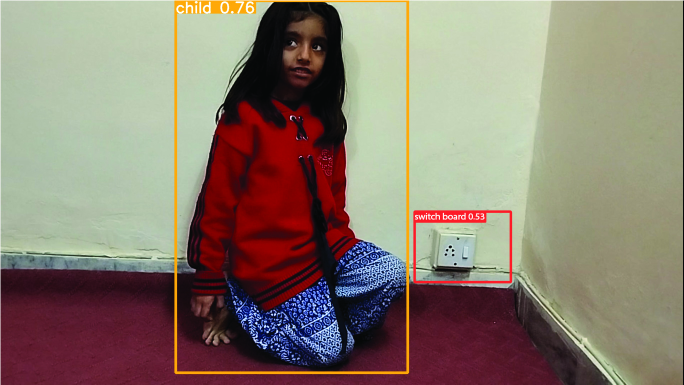
#> input picture e1601b79-cfcc-47a7-bb93-8b477b27b9cf.jpg, 1367 x 769 px, given as the content of the folder C:/Users/Salman Ahmed/Desktop/vid img, which was not available (shown at 1/2 size)
$ jupyter execute --allow-errors 'preprocessing by python scripts.ipynb'   (text cells are left out)
#> lines starting #> are read from the running program, lines starting #| are printed output that depends on the picture; pictures that were not available may be replaced by others from this repository, and a replacement may not be noted
[cell 1]
# This code can rename all images in a folder

import os

def rename_images(folder_path, new_name):
    # Get a list of all files in the folder
    files = os.listdir(folder_path)

    # Filter out non-image files
    image_files = [file for file in files if file.endswith(('.jpg', '.jpeg', '.png', '.gif'))]

    # Iterate through the image files and rename them
    for i, file in enumerate(image_files, start=1):
        # Extract the file extension
        file_extension = os.path.splitext(file)[1]

        # Generate the new file name
        new_file_name = f"{new_name}{i}{file_extension}"

        # Build the old and new file paths
        old_file_path = os.path.join(folder_path, file)
        new_file_path = os.path.join(folder_path, new_file_name)

        # Rename the file
        os.rename(old_file_path, new_file_path)

        print(f"Renamed '{file}' to '{new_file_name}'")

# Get the folder path and new name from the user
folder_path = input("Enter the folder path: ")
#> the answer given: .
new_name = input("Enter the new name for the images: ")
#> the answer given: e1601b79-cfcc-47a7-bb93-8b477b27b9cf.jpg

# Call the rename_images function
rename_images(folder_path, new_name)

[cell 2]
#by this code we can convert hundreds of images to jpg extention

from PIL import Image
import os

# Folder containing the images to be converted
input_folder = r"C:\Users\Salman Ahmed\Desktop\vid img"

# Output folder to save the converted JPG images
output_folder = r"C:\Users\Salman Ahmed\Desktop\vid img1"

# Ensure the output folder exists, create it if not
if not os.path.exists(output_folder):
    os.makedirs(output_folder)

# Supported image extensions
supported_extensions = [".webp", ".avif", ".jpg", ".jpeg", ".png"]

# Loop through files in the input folder
for filename in os.listdir(input_folder):
    file_extension = os.path.splitext(filename)[1].lower()

    # Check if the file has a supported image extension
    if file_extension in supported_extensions:
        try:
            # Open the image and convert it to RGB mode (if not already)
            image = Image.open(os.path.join(input_folder, filename))
#> image is the input picture: PIL image 1367x769 CMYK; mean R, G, B 138.5, 126, 111.8
            if image.mode != 'RGB':
                image = image.convert('RGB')

            # Save the image as a JPG file in the output folder
            jpg_filename = os.path.splitext(filename)[0] + ".jpg"
            image.save(os.path.join(output_folder, jpg_filename), "JPEG")
            print(f"Converted {filename} to {jpg_filename}")
        except Exception as e:
            print(f"Error converting {filename}: {str(e)}")

print("Conversion complete.")

[cell 3]
# This code can resize multiple image to the given height and width

from PIL import Image
import os

# Set the target size
target_width = 640
target_height = 640

# Input and output directories
input_folder = r"C:\Users\Salman Ahmed\Desktop\datasets\baby items\dataset\images"  # Change this to your input folder
output_folder = r"C:\Users\Salman Ahmed\Desktop\datasets\baby items\dataset"  # Change this to your output folder


# Create the output folder if it doesn't exist
if not os.path.exists(output_folder):
    os.makedirs(output_folder)

# Loop through all files in the input folder
for filename in os.listdir(input_folder):
    # Check if the file is an image (you can add more file extensions if needed)
    if filename.endswith((".jpg", ".jpeg", ".png", ".bmp")):
        # Open the image using Pillow
        with Image.open(os.path.join(input_folder, filename)) as img:
            # Resize the image to the target size
            img = img.resize((target_width, target_height))
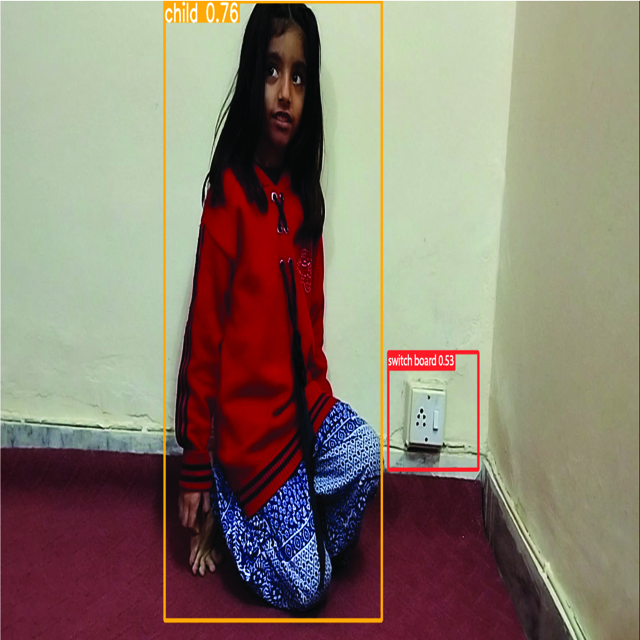
#> img: PIL image 640x640 CMYK; mean R, G, B 138.4, 125.9, 111.6
            # Save the resized image to the output folder
            img.save(os.path.join(output_folder, filename))

print("Image resizing completed.")

[cell 4]
# Gaussian Blur filter

import cv2
import os

# Define the folder containing your images
folder_path = r"C:\Users\Salman Ahmed\Desktop\sfsd"

# Define the output folder where blurred images will be saved
output_folder = r"C:\Users\Salman Ahmed\Desktop\sfsd"

# Ensure the output folder exists
os.makedirs(output_folder, exist_ok=True)

# Define the Gaussian blur kernel size
kernel_size = (5, 5)  # Adjust this size according to your needs

# Iterate over each file in the folder
for filename in os.listdir(folder_path):
    if filename.endswith(('.jpg', '.jpeg', '.png', '.bmp', '.gif')):
        # Load the image
        image_path = os.path.join(folder_path, filename)
        image = cv2.imread(image_path)

        # Apply Gaussian Blur
        blurred_image = cv2.GaussianBlur(image, kernel_size, 0)

        # Define the output path for the blurred image
        output_path = os.path.join(output_folder, filename)

        # Save the blurred image
        cv2.imwrite(output_path, blurred_image)

        print(f'Applied Gaussian Blur to {filename} and saved as {output_path}')

print('All images processed.')

[cell 5]
# brightness adjust

from PIL import Image, ImageEnhance

# Open the image
image = Image.open(r"C:\Users\Salman Ahmed\Desktop\sfsd\sockets_128.jpg")

# Define the gamma value (adjust as needed)
gamma = 1.5

# Apply gamma correction
enhancer = ImageEnhance.Brightness(image)
gamma_corrected = enhancer.enhance(gamma)
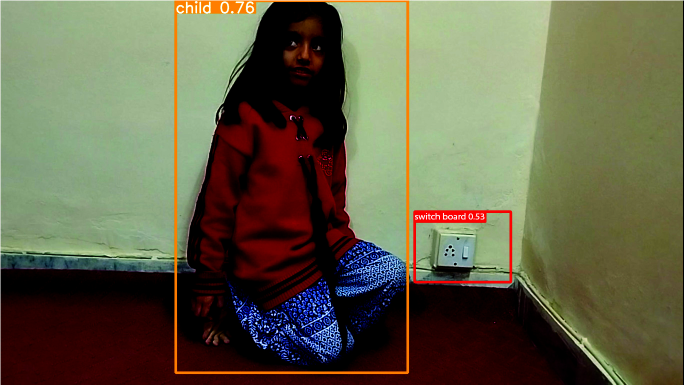
#> gamma_corrected: PIL image 1367x769 CMYK (shown at 1/2 size); mean R, G, B 100.1, 98.5, 73.2

# Save the gamma-corrected image
gamma_corrected.save('gamma_corrected_image.jpg')

[cell 6]
# Median Filter

import cv2
import os

# Define the folder containing your images
folder_path = r"C:\Users\Salman Ahmed\Desktop\main dataset\images\val first"

# Define the output folder where filtered images will be saved
output_folder = r"C:\Users\Salman Ahmed\Desktop\main dataset\images\train  first"

# Ensure the output folder exists
os.makedirs(output_folder, exist_ok=True)

# Define the kernel size for the median filter
kernel_size = 5  # Adjust this size according to your needs

# Iterate over each file in the folder
for filename in os.listdir(folder_path):
    if filename.endswith(('.jpg', '.jpeg', '.png', '.bmp', '.gif')):
        # Load the image
        image_path = os.path.join(folder_path, filename)
        image = cv2.imread(image_path)
#> image: shape (769, 1367, 3)

        # Apply Median Filter
        filtered_image = cv2.medianBlur(image, kernel_size)

        # Define the output path for the filtered image
        output_path = os.path.join(output_folder, filename)

        # Save the filtered image
        cv2.imwrite(output_path, filtered_image)

        print(f'Applied Median Filter to {filename} and saved as {output_path}')

print('All images processed.')

[cell 7]
# Contrast Enhancement Filters:
import cv2
import os
import numpy as np

# Define the input folder containing your images
input_folder = r"C:\Users\Salman Ahmed\Desktop\main dataset\images\train  first"

# Define the output folder where enhanced images will be saved
output_folder = r"C:\Users\Salman Ahmed\Desktop\main dataset\images\val first"

# Ensure the output folder exists
os.makedirs(output_folder, exist_ok=True)

# Loop through all files in the input folder
for filename in os.listdir(input_folder):
    if filename.endswith(('.jpg', '.jpeg', '.png', '.bmp', '.gif')):
        # Load the image
        image_path = os.path.join(input_folder, filename)
        image = cv2.imread(image_path)

        # Convert the image to grayscale (if it's not already)
        gray = cv2.cvtColor(image, cv2.COLOR_BGR2GRAY)

        # Apply contrast stretching
        min_intensity = 0
        max_intensity = 255
        min_original = np.min(gray)
        max_original = np.max(gray)

        # Calculate the scaling factors for contrast stretching
        alpha = (max_intensity - min_intensity) / (max_original - min_original)
        beta = min_intensity - alpha * min_original

        # Apply contrast stretching
        contrast_stretched = cv2.convertScaleAbs(gray, alpha=alpha, beta=beta)

        # Convert the contrast-stretched image back to BGR format (if needed)
        contrast_stretched_bgr = cv2.cvtColor(contrast_stretched, cv2.COLOR_GRAY2BGR)

        # Define the output path for the enhanced image
        output_path = os.path.join(output_folder, filename)

        # Save the enhanced image
        cv2.imwrite(output_path, contrast_stretched_bgr)

        print(f'Applied Contrast Enhancement to {filename} and saved as {output_path}')

print('All images processed.')

#> (a cell that did not finish here is left out)

#> (a cell that did not finish here is left out)

[cell 10]
# when we are working with multiples images annotation we faced problem of misbalance images
# so this code help to detect which image is not annotated and delete that image.

import os

# Path to the folder containing images
image_folder = r"C:\Users\Salman Ahmed\Desktop\main dataset\images\train"

# Path to the folder containing annotations
annotation_folder = r"C:\Users\Salman Ahmed\Desktop\main dataset\labels\train"

# Get a list of all image files in the image folder
image_files = [f for f in os.listdir(image_folder) if f.endswith('.jpg')]

# Get a list of all annotation files in the annotation folder
annotation_files = [f for f in os.listdir(annotation_folder) if f.endswith('.txt')]

# Extract the base names of image files (without extensions)
image_base_names = [os.path.splitext(os.path.basename(f))[0] for f in image_files]

# Extract the base names of annotation files (without extensions)
annotation_base_names = [os.path.splitext(os.path.basename(f))[0] for f in annotation_files]

# Find image files without corresponding annotation files
missing_annotations = [img for img in image_base_names if img not in annotation_base_names]
#> missing_annotations = ['e1601b79-cfcc-47a7-bb93-8b477b27b9cf']

# Print the list of image files without annotations
for img_name in missing_annotations:
    print(f"Image {img_name}.jpg does not have a corresponding annotation.")
#> this loop made 1 pass
#| Image e1601b79-cfcc-47a7-bb93-8b477b27b9cf.jpg does not have a corresponding annotation.

# Delete image files without corresponding annotations
for img_name in missing_annotations:
    img_path = os.path.join(image_folder, img_name + '.jpg')
    if os.path.exists(img_path):
        os.remove(img_path)
        print(f"Deleted image {img_name}.jpg.")

# Optionally, you can also save the list to a text file
# with open('missing_annotations.txt', 'w') as file:
#     for img_name in missing_annotations:
#         file.write(f"Image {img_name}.jpg does not have a corresponding annotation.\n")

$ run again, on 54b02097-c6f0-445e-8a8f-bc57a1a12219.png
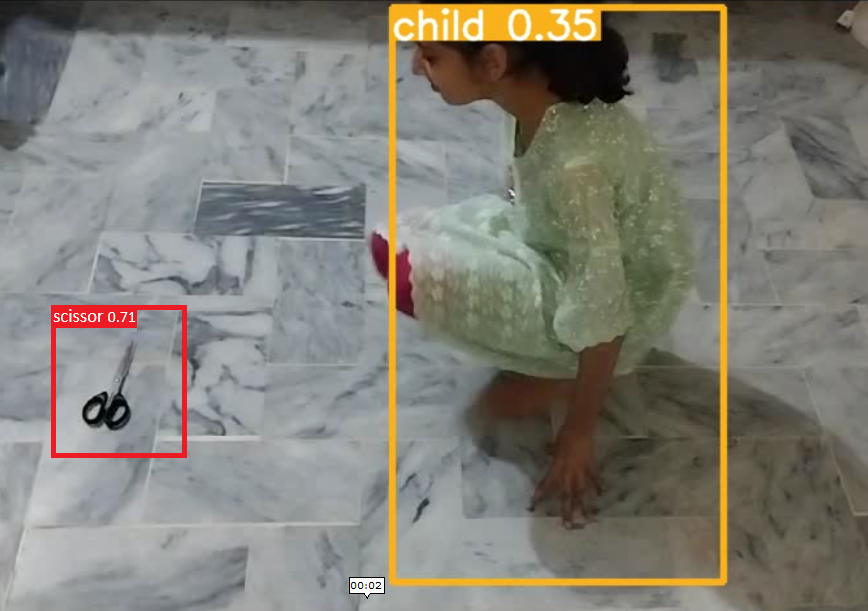
#> input picture 54b02097-c6f0-445e-8a8f-bc57a1a12219.png, 868 x 611 px, given as the content of the folder C:/Users/Salman Ahmed/Desktop/vid img, which was not available
#> image is the input picture: PIL image 868x611 RGBA; mean R, G, B, A 129.5, 127.5, 118.9, 255
#> `img = img.resize((target_width, target_height))`:
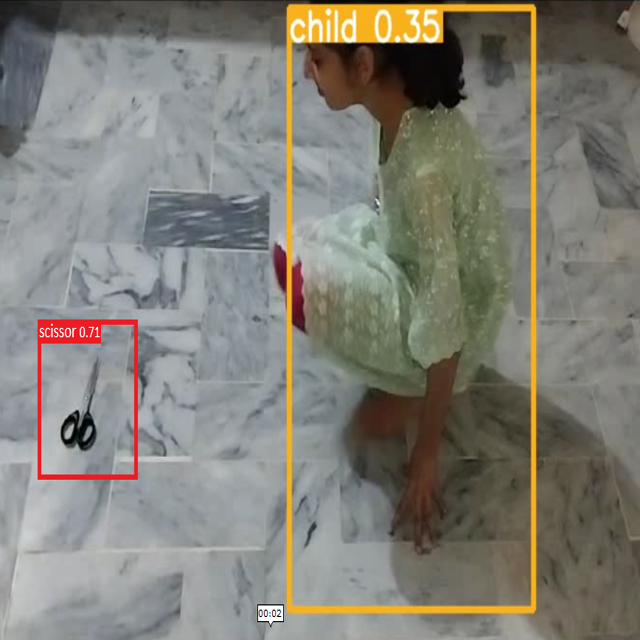
#> img: PIL image 640x640 RGBA; mean R, G, B, A 129.5, 127.5, 118.9, 255
#> `gamma_corrected = enhancer.enhance(gamma)`:
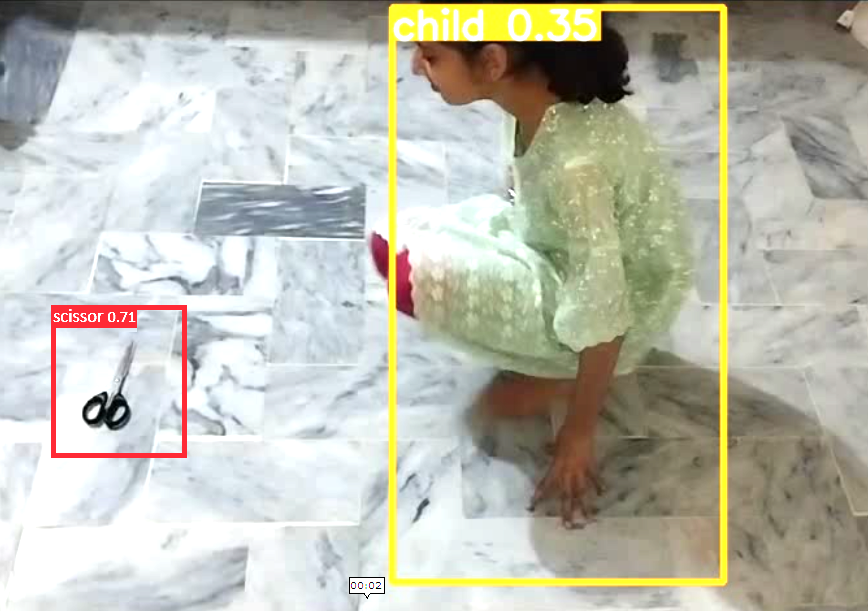
#> gamma_corrected: PIL image 868x611 RGBA; mean R, G, B, A 188.8, 189.1, 176.5, 255
#> missing_annotations = []
